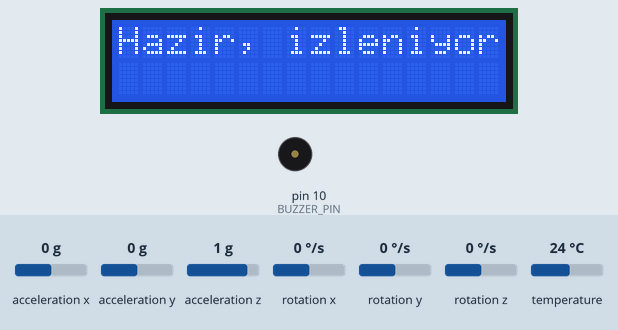
The sketch below on a simulated Arduino Uno, built with avr-gcc and run on an emulated ATmega328P. On the bench: 16×2 character LCD, buzzer (waves = sounding). Inputs (shaded band) come from the test bench; at power-on: acceleration x 0 g, acceleration y 0 g, acceleration z 1 g, rotation x 0 °/s, rotation y 0 °/s, rotation z 0 °/s, temperature 24 °C.

Above: at 3.3 s.
3.4 s: acceleration x set to -0.2 g
4.9 s: acceleration x set to -0.5 g
At 6.1 s:
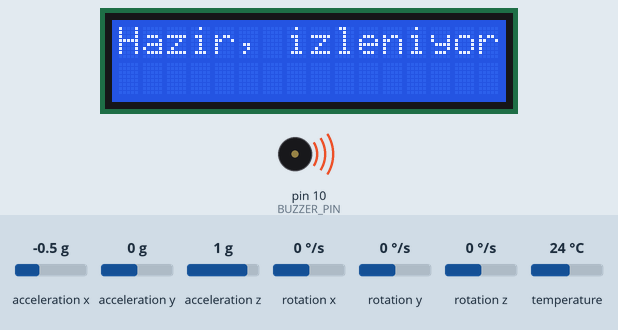
6.4 s: acceleration x set to 0 g
At 6.8 s:
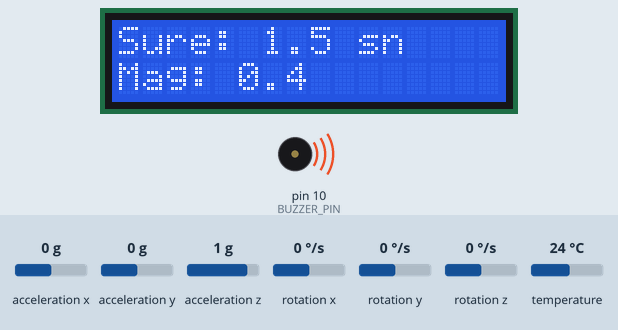
Timing chart, 0 to 9.4 s (numbered marks = the images above; inputs shaded):
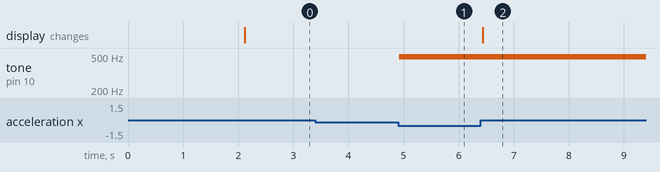

Measured:
- the behaviour switches between -0.3 and -0.4 g on acceleration x (found by bisection; images 0 and 1)
- after the input at 3.4 s, every drawn part: stays the same
- after the input at 4.9 s, tone on pin 10 (BUZZER_PIN): silent → 490 Hz at once
- after the input at 6.4 s, the display: changes at once (image 2)

The sketch:

deprem_mg.ino
```cpp
#include <Wire.h>
#include <Adafruit_MPU6050.h>
#include <Adafruit_Sensor.h>
#include <LiquidCrystal_I2C.h>
#include <math.h>

Adafruit_MPU6050 mpu;
LiquidCrystal_I2C lcd(0x27, 16, 2);

const int BUZZER_PIN = 10;
const float ACC_THRESHOLD_MG = 50.0; // mg cinsinden eşik
const float ACC_MAX_MG = 2000.0;      // PWM için üst limit (mg)

bool isShaking = false;
bool lcdNeedsClear = true;
unsigned long shakeStart = 0;
unsigned long shakeDuration = 0;
float bias = 0;
float maxAccMg = 0;

float calibrateBias(unsigned long ms = 2000) {
  unsigned long t0 = millis();
  float total = 0;
  int n = 0;
  while (millis() - t0 < ms) {
    sensors_event_t a, g, temp;
    mpu.getEvent(&a, &g, &temp);
    float accX = a.acceleration.x;
    float accY = a.acceleration.y;
    float accZ = a.acceleration.z;
    float acc_mg = sqrt(accX*accX + accY*accY + accZ*accZ) / 9.80665 * 1000.0;
    total += acc_mg;
    n++;
    delay(5);
  }
  return (n > 0) ? (total / n) : 0;
}

void printReady() {
  lcd.clear();
  lcd.setCursor(0, 0);
  lcd.print("Hazir, izleniyor");
  lcd.setCursor(0, 1);
  lcd.print("                ");
  lcdNeedsClear = false;
}

void printShakeEnd(float duration, float magnitude) {
  lcd.clear();
  lcd.setCursor(0, 0);
  lcd.print("Sure: ");
  lcd.print(duration / 1000.0, 1);
  lcd.print(" sn    ");
  lcd.setCursor(0, 1);
  lcd.print("Mag: ");
  lcd.print(magnitude, 1);  // 1.5, 3.1 gibi
  lcd.print("        ");
  delay(4000);
  printReady();
}

void setup() {
  Serial.begin(115200);
  lcd.init();
  lcd.backlight();
  pinMode(BUZZER_PIN, OUTPUT);
  analogWrite(BUZZER_PIN, 0);

  if (!mpu.begin()) {
    lcd.setCursor(0, 0);
    lcd.print("MPU6050 yok!");
    while (1) delay(10);
  }

  lcd.setCursor(0, 0);
  lcd.print("Kalibrasyon...");
  bias = calibrateBias(2000);
  printReady();
}

void loop() {
  sensors_event_t a, g, temp;
  mpu.getEvent(&a, &g, &temp);

  float accX = a.acceleration.x;
  float accY = a.acceleration.y;
  float accZ = a.acceleration.z;

  float acc_mg = sqrt(accX*accX + accY*accY + accZ*accZ) / 9.80665 * 1000.0;
  float shake_mg = abs(acc_mg - bias);

  bool axisExceeded = (shake_mg > ACC_THRESHOLD_MG);

  if (axisExceeded) {
    if (!isShaking) {
      shakeStart = millis();
      maxAccMg = 0;
      isShaking = true;
    }
    shakeDuration = millis() - shakeStart;
    if (shake_mg > maxAccMg) maxAccMg = shake_mg;
    // Buzzer isteğe bağlı, istersen kapatabilirsin

    analogWrite(BUZZER_PIN, 100);
  } else {
    if (isShaking) {
      // Burda Kandilli tarzı büyüklük kullandık
      float magnitude = (maxAccMg > 0) ? log10(maxAccMg) - 1.7 : 0.0;
      if (magnitude < 0) magnitude = 0;
      printShakeEnd(shakeDuration, magnitude);
      isShaking = false;
      shakeDuration = 0;
      analogWrite(BUZZER_PIN, 0);
    }
  }
  delay(20);
}
```
